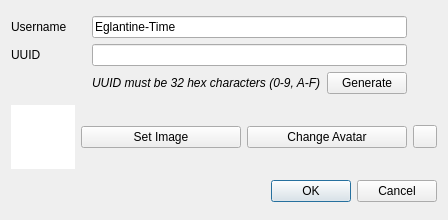
<?xml version="1.0" encoding="UTF-8"?>
<ui version="4.0">
 <class>NewUserDialog</class>
 <widget class="QDialog" name="NewUserDialog">
  <property name="geometry">
   <rect>
    <x>0</x>
    <y>0</y>
    <width>448</width>
    <height>220</height>
   </rect>
  </property>
  <property name="windowTitle">
   <string>New User</string>
  </property>
  <layout class="QGridLayout" name="gridLayout_2">
   <item row="2" column="1" colspan="3">
    <widget class="QDialogButtonBox" name="buttonBox">
     <property name="orientation">
      <enum>Qt::Orientation::Horizontal</enum>
     </property>
     <property name="standardButtons">
      <set>QDialogButtonBox::StandardButton::Cancel|QDialogButtonBox::StandardButton::Ok</set>
     </property>
    </widget>
   </item>
   <item row="1" column="2">
    <widget class="QPushButton" name="setAvatar">
     <property name="text">
      <string>Change Avatar</string>
     </property>
    </widget>
   </item>
   <item row="1" column="1">
    <widget class="QPushButton" name="selectImage">
     <property name="text">
      <string>Set Image</string>
     </property>
    </widget>
   </item>
   <item row="1" column="3">
    <widget class="QToolButton" name="revert">
     <property name="text">
      <string/>
     </property>
    </widget>
   </item>
   <item row="0" column="0" colspan="4">
    <layout class="QGridLayout" name="gridLayout">
     <item row="1" column="0">
      <widget class="QLabel" name="label">
       <property name="text">
        <string>UUID</string>
       </property>
      </widget>
     </item>
     <item row="0" column="1" colspan="2">
      <widget class="QLineEdit" name="username">
       <property name="text">
        <string>Eglantine-Time</string>
       </property>
      </widget>
     </item>
     <item row="1" column="1" colspan="2">
      <widget class="QLineEdit" name="uuid"/>
     </item>
     <item row="0" column="0">
      <widget class="QLabel" name="label_2">
       <property name="text">
        <string>Username</string>
       </property>
      </widget>
     </item>
     <item row="2" column="1">
      <widget class="QLabel" name="label_3">
       <property name="font">
        <font>
         <italic>true</italic>
        </font>
       </property>
       <property name="text">
        <string>UUID must be 32 hex characters (0-9, A-F)</string>
       </property>
      </widget>
     </item>
     <item row="2" column="2">
      <widget class="QPushButton" name="generate">
       <property name="text">
        <string>Generate</string>
       </property>
      </widget>
     </item>
     <item row="1" column="3">
      <widget class="QLabel" name="uuidVerified">
       <property name="sizePolicy">
        <sizepolicy hsizetype="Fixed" vsizetype="Preferred">
         <horstretch>0</horstretch>
         <verstretch>0</verstretch>
        </sizepolicy>
       </property>
       <property name="minimumSize">
        <size>
         <width>24</width>
         <height>0</height>
        </size>
       </property>
      </widget>
     </item>
     <item row="0" column="3">
      <widget class="QLabel" name="usernameVerified">
       <property name="text">
        <string/>
       </property>
      </widget>
     </item>
    </layout>
   </item>
   <item row="1" column="0">
    <widget class="QGraphicsView" name="image">
     <property name="sizePolicy">
      <sizepolicy hsizetype="Expanding" vsizetype="Expanding">
       <horstretch>0</horstretch>
       <verstretch>0</verstretch>
      </sizepolicy>
     </property>
     <property name="minimumSize">
      <size>
       <width>64</width>
       <height>64</height>
      </size>
     </property>
     <property name="maximumSize">
      <size>
       <width>64</width>
       <height>64</height>
      </size>
     </property>
     <property name="frameShape">
      <enum>QFrame::Shape::NoFrame</enum>
     </property>
     <property name="frameShadow">
      <enum>QFrame::Shadow::Plain</enum>
     </property>
     <property name="verticalScrollBarPolicy">
      <enum>Qt::ScrollBarPolicy::ScrollBarAlwaysOff</enum>
     </property>
     <property name="horizontalScrollBarPolicy">
      <enum>Qt::ScrollBarPolicy::ScrollBarAlwaysOff</enum>
     </property>
     <property name="interactive">
      <bool>false</bool>
     </property>
    </widget>
   </item>
  </layout>
 </widget>
 <resources/>
 <connections>
  <connection>
   <sender>buttonBox</sender>
   <signal>accepted()</signal>
   <receiver>NewUserDialog</receiver>
   <slot>accept()</slot>
   <hints>
    <hint type="sourcelabel">
     <x>248</x>
     <y>254</y>
    </hint>
    <hint type="destinationlabel">
     <x>157</x>
     <y>274</y>
    </hint>
   </hints>
  </connection>
  <connection>
   <sender>buttonBox</sender>
   <signal>rejected()</signal>
   <receiver>NewUserDialog</receiver>
   <slot>reject()</slot>
   <hints>
    <hint type="sourcelabel">
     <x>316</x>
     <y>260</y>
    </hint>
    <hint type="destinationlabel">
     <x>286</x>
     <y>274</y>
    </hint>
   </hints>
  </connection>
 </connections>
</ui>
